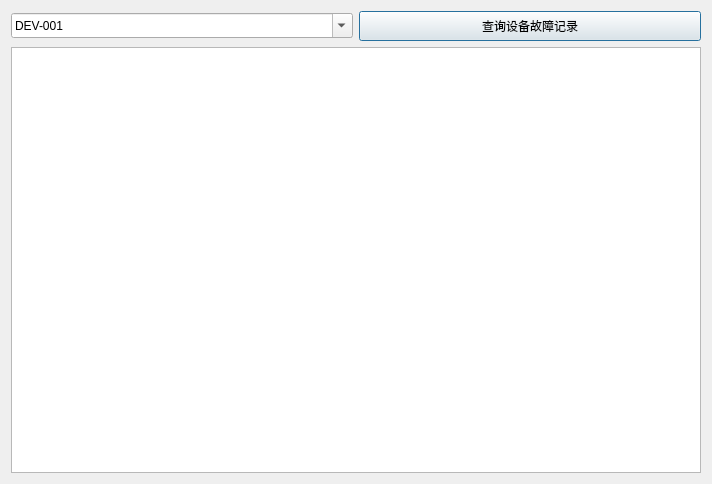
<?xml version="1.0" encoding="UTF-8"?>
<ui version="4.0">
 <class>page_5</class>
 <widget class="QWidget" name="page_5">
  <property name="geometry">
   <rect>
    <x>0</x>
    <y>0</y>
    <width>712</width>
    <height>484</height>
   </rect>
  </property>
  <property name="windowTitle">
   <string>Form</string>
  </property>
  <layout class="QVBoxLayout" name="verticalLayout">
   <item>
    <layout class="QHBoxLayout" name="horizontalLayout">
     <item>
      <widget class="QComboBox" name="comboBox_2">
       <property name="minimumSize">
        <size>
         <width>0</width>
         <height>25</height>
        </size>
       </property>
       <property name="editable">
        <bool>true</bool>
       </property>
       <item>
        <property name="text">
         <string>DEV-001</string>
        </property>
       </item>
       <item>
        <property name="text">
         <string>DEV-002</string>
        </property>
       </item>
       <item>
        <property name="text">
         <string>DEV-003</string>
        </property>
       </item>
       <item>
        <property name="text">
         <string>DEV-004</string>
        </property>
       </item>
       <item>
        <property name="text">
         <string>DEV-005</string>
        </property>
       </item>
       <item>
        <property name="text">
         <string>DEV-006</string>
        </property>
       </item>
       <item>
        <property name="text">
         <string>DEV-007</string>
        </property>
       </item>
       <item>
        <property name="text">
         <string>DEV-008</string>
        </property>
       </item>
       <item>
        <property name="text">
         <string>DEV-009</string>
        </property>
       </item>
       <item>
        <property name="text">
         <string>DEV-010</string>
        </property>
       </item>
      </widget>
     </item>
     <item>
      <widget class="QPushButton" name="pushButton_2">
       <property name="minimumSize">
        <size>
         <width>0</width>
         <height>30</height>
        </size>
       </property>
       <property name="text">
        <string>查询设备故障记录</string>
       </property>
       <property name="checkable">
        <bool>false</bool>
       </property>
       <property name="autoDefault">
        <bool>true</bool>
       </property>
       <property name="default">
        <bool>true</bool>
       </property>
      </widget>
     </item>
    </layout>
   </item>
   <item>
    <widget class="QTextEdit" name="textEdit"/>
   </item>
  </layout>
 </widget>
 <resources/>
 <connections/>
</ui>
